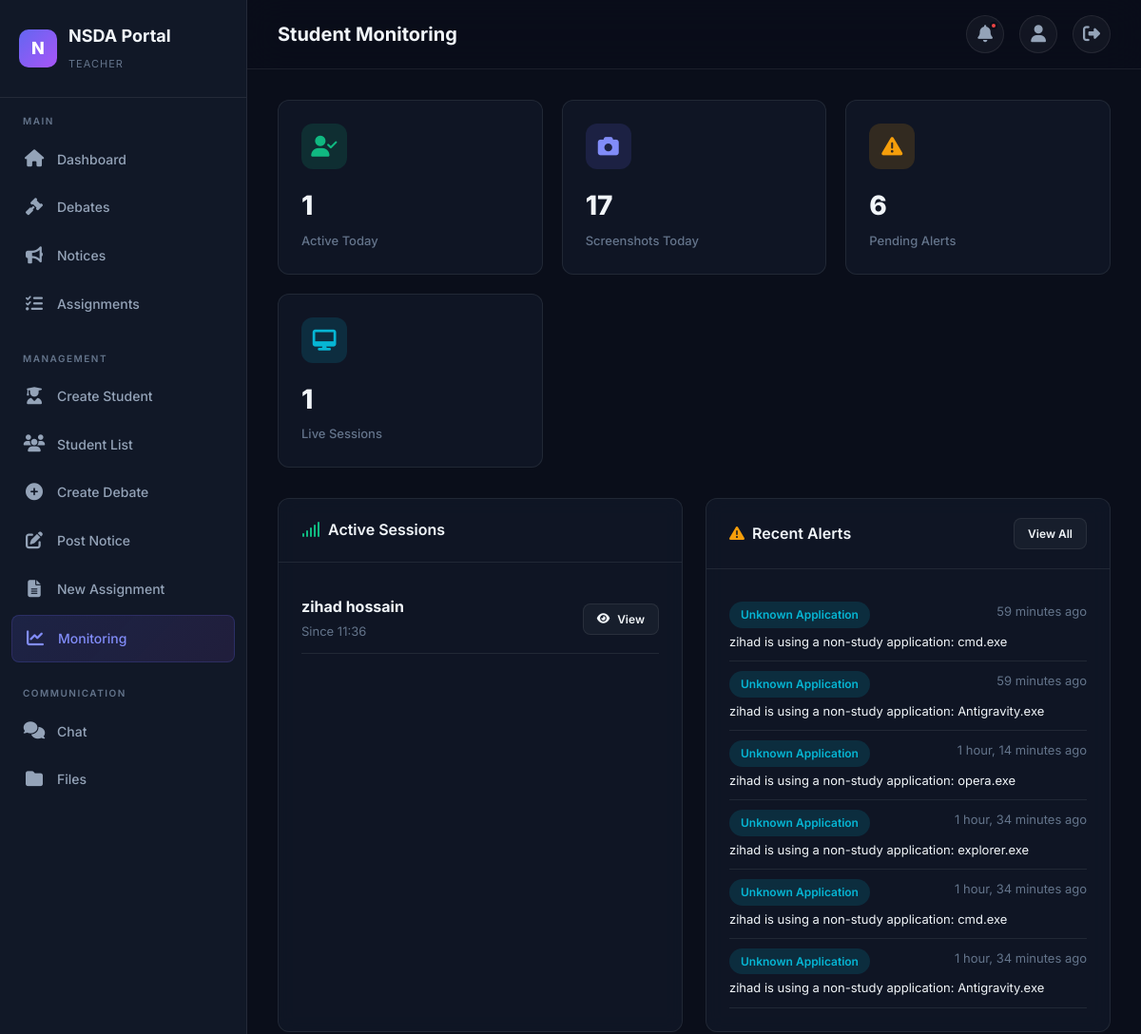
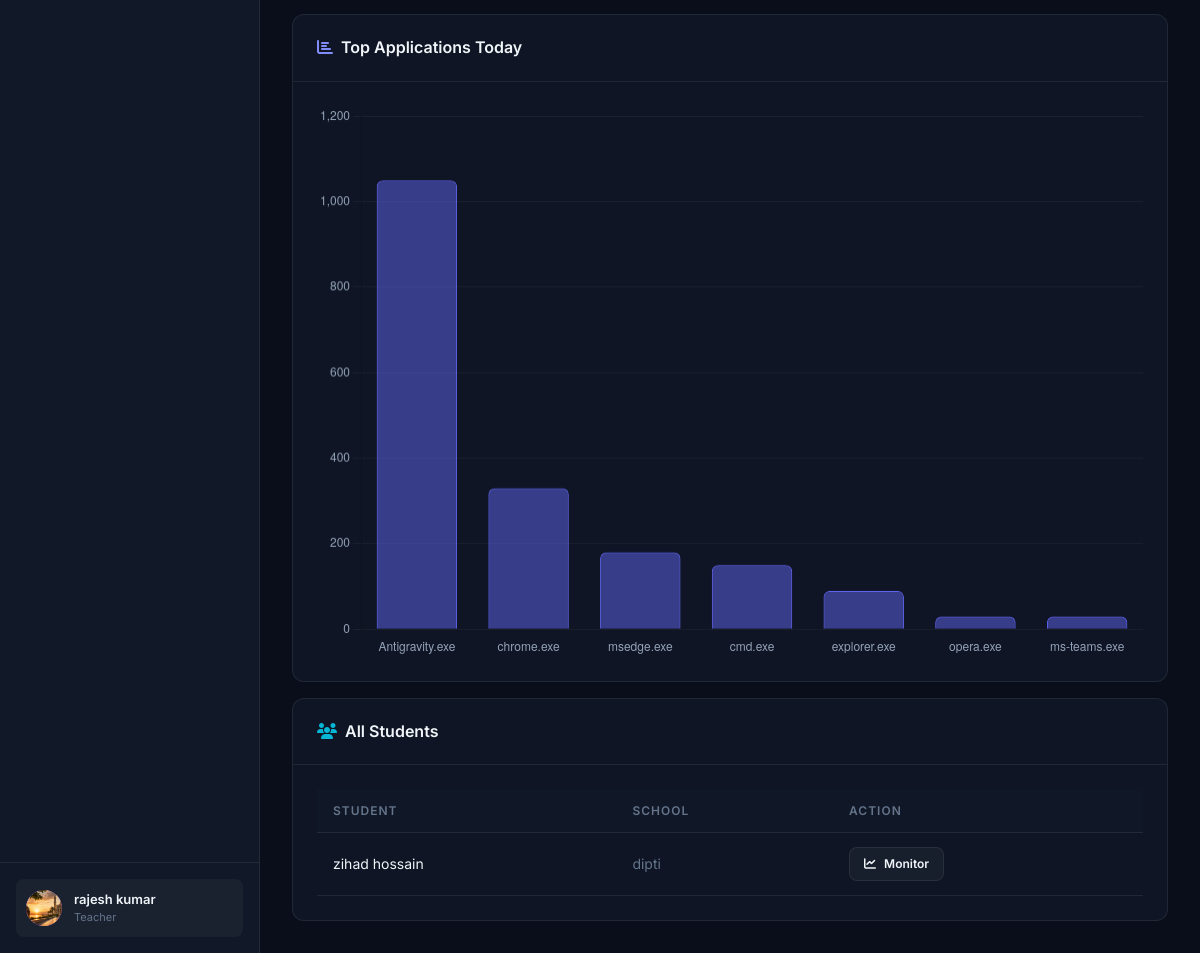
/monitoring/ (signed in), run on the app's committed database (2 pictures, top to bottom).
### accounts/models.py (models this page shows, shortened)
class User(AbstractUser):
    class Role(models.TextChoices):
        STUDENT = 'student', 'Student'
        TEACHER = 'teacher', 'Teacher'
        ADMIN = 'admin', 'Admin'
    role = models.CharField(
        max_length=10,
        choices=Role.choices,
        default=Role.STUDENT,
    )
    profile_picture = models.ImageField(
        upload_to='profiles/',
        blank=True,
        null=True,
    )
    phone = models.CharField(max_length=20, blank=True)
    bio = models.TextField(blank=True)
    grade_level = models.CharField(max_length=50, blank=True)
    school = models.CharField(max_length=200, blank=True)
    date_of_birth = models.DateField(blank=True, null=True)
    created_at = models.DateTimeField(auto_now_add=True)
    updated_at = models.DateTimeField(auto_now=True)
    @property
    def is_student(self):
        return self.role == self.Role.STUDENT
    @property
    def is_teacher(self):
        return self.role == self.Role.TEACHER
    @property
    def is_admin_user(self):
        return self.role == self.Role.ADMIN

### monitoring/models.py (models this page shows, shortened)
class MonitoringSession(models.Model):
    student = models.ForeignKey(
        settings.AUTH_USER_MODEL,
        on_delete=models.CASCADE,
        related_name='monitoring_sessions',
    )
    start_time = models.DateTimeField(auto_now_add=True)
    end_time = models.DateTimeField(blank=True, null=True)
    is_active = models.BooleanField(default=True)
    class Meta:
        ordering = ['-start_time']

class ActivityAlert(models.Model):
    class AlertType(models.TextChoices):
        INACTIVITY = 'inactivity', 'Inactivity'
        HIGH_DELETION = 'high_deletion', 'High Deletion Rate'
        UNKNOWN_APP = 'unknown_app', 'Unknown Application'
        UNUSUAL = 'unusual', 'Unusual Behavior'
    student = models.ForeignKey(
        settings.AUTH_USER_MODEL,
        on_delete=models.CASCADE,
        related_name='activity_alerts',
    )
    alert_type = models.CharField(
        max_length=20,
        choices=AlertType.choices,
    )
    message = models.TextField()
    created_at = models.DateTimeField(auto_now_add=True)
    is_reviewed = models.BooleanField(default=False)
    reviewed_by = models.ForeignKey(
        settings.AUTH_USER_MODEL,
        on_delete=models.SET_NULL,
        null=True,
        blank=True,
        related_name='reviewed_alerts',
    )
    class Meta:
        ordering = ['-created_at']

### monitoring/views.py (the view, shortened to what this page needs)
# urls.py: path('', views.MonitoringDashboardView.as_view(), name='dashboard'),
class MonitoringDashboardView(TeacherOrAdminRequiredMixin, View):
    def get(self, request):
        threshold = timezone.now() - timedelta(hours=24)
        old_ss = Screenshot.objects.filter(captured_at__lt=threshold)
        students = User.objects.filter(role='student').order_by('first_name', 'username')
        active_sessions = MonitoringSession.objects.filter(
            is_active=True
        ).select_related('student')
        recent_alerts = ActivityAlert.objects.filter(
            is_reviewed=False
        ).select_related('student')[:10]
        today = timezone.now().date()
        today_screenshots = Screenshot.objects.filter(
            captured_at__date=today
        ).count()
        today_active_students = MonitoringSession.objects.filter(
            start_time__date=today
        ).values('student').distinct().count()
        top_apps = AppUsage.objects.filter(
            start_time__date=today, is_idle=False
        ).values('app_name').annotate(
            total_duration=Sum('duration_seconds'),
            user_count=Count('student', distinct=True),
        ).order_by('-total_duration')[:10]
        context = {
            'students': students,
            'active_sessions': active_sessions,
            'recent_alerts': recent_alerts,
            'today_screenshots': today_screenshots,
            'today_active_students': today_active_students,
            'top_apps': top_apps,
            'unreviewed_alerts_count': ActivityAlert.objects.filter(is_reviewed=False).count(),
        }
        return render(request, 'monitoring/dashboard.html', context)

### accounts/mixins.py (called while the page is built)
    def test_func(self):
        return self.request.user.role in ('teacher', 'admin')

### portal/context_processors.py (called while the page is built)
def notifications_processor(request):
    if request.user.is_authenticated:
        unread_count = Notification.objects.filter(
            user=request.user, is_read=False
        ).count()
        recent_notifications = Notification.objects.filter(
            user=request.user
        ).order_by('-created_at')[:5]
        return {
            'unread_notifications_count': unread_count,
            'recent_notifications': recent_notifications
        }
    return {'unread_notifications_count': 0, 'recent_notifications': []}

### templates/monitoring/dashboard.html (shortened to what this page needs)
{% extends "base.html" %}
{% block page_title %}Student Monitoring{% endblock %}
{% block content %}
<div class="stats-grid">
    <div class="stat-card"><div class="stat-icon green"><i class="fas fa-user-check"></i></div><div class="stat-value">{{ today_active_students }}</div><div class="stat-label">Active Today</div></div>
    <div class="stat-card"><div class="stat-icon purple"><i class="fas fa-camera"></i></div><div class="stat-value">{{ today_screenshots }}</div><div class="stat-label">Screenshots Today</div></div>
    <div class="stat-card"><div class="stat-icon orange"><i class="fas fa-exclamation-triangle"></i></div><div class="stat-value">{{ unreviewed_alerts_count }}</div><div class="stat-label">Pending Alerts</div></div>
    <div class="stat-card"><div class="stat-icon cyan"><i class="fas fa-desktop"></i></div><div class="stat-value">{{ active_sessions|length }}</div><div class="stat-label">Live Sessions</div></div>
</div>
<div class="grid-2">
    <div class="card">
        <div class="card-header"><h3><i class="fas fa-signal" style="color:var(--success);margin-right:8px;"></i>Active Sessions</h3></div>
        <div class="card-body">
            {% for s in active_sessions %}
            <div style="display:flex;align-items:center;justify-content:space-between;padding:10px 0;border-bottom:1px solid var(--border-color);">
                <div><strong>{{ s.student.get_full_name|default:s.student.username }}</strong><br><span class="text-sm text-muted">Since {{ s.start_time|time:"H:i" }}</span></div>
                <a href="{% url 'monitoring:student_detail' s.student.pk %}" class="btn btn-sm btn-secondary"><i class="fas fa-eye"></i> View</a>
            </div>
            {% empty %}<p class="text-muted">No active sessions right now.</p>{% endfor %}
        </div>
    </div>
    <div class="card">
        <div class="card-header"><h3><i class="fas fa-exclamation-triangle" style="color:var(--warning);margin-right:8px;"></i>Recent Alerts</h3><a href="{% url 'monitoring:alerts' %}" class="btn btn-sm btn-secondary">View All</a></div>
        <div class="card-body">
            {% for alert in recent_alerts %}
            <div style="padding:10px 0;border-bottom:1px solid var(--border-color);">
                <div style="display:flex;justify-content:space-between;"><span class="badge badge-{% if alert.alert_type == 'inactivity' %}warning{% elif alert.alert_type == 'high_deletion' %}danger{% else %}info{% endif %}">{{ alert.get_alert_type_display }}</span><span class="text-sm text-muted">{{ alert.created_at|timesince }} ago</span></div>
                <p class="text-sm" style="margin-top:4px;">{{ alert.message|truncatewords:15 }}</p>
            </div>
            {% empty %}<p class="text-muted">No alerts.</p>{% endfor %}
        </div>
    </div>
</div>
<div class="card mt-16">
    <div class="card-header"><h3><i class="fas fa-chart-bar" style="color:var(--accent-light);margin-right:8px;"></i>Top Applications Today</h3></div>
    <div class="card-body"><canvas id="appChart" height="200"></canvas></div>
</div>
<div class="card mt-16">
    <div class="card-header"><h3><i class="fas fa-users" style="color:var(--info);margin-right:8px;"></i>All Students</h3></div>
    <div class="card-body table-container">
        <table><thead><tr><th>Student</th><th>School</th><th>Action</th></tr></thead><tbody>
        {% for s in students %}<tr><td>{{ s.get_full_name|default:s.username }}</td><td class="text-muted">{{ s.school|default:"—" }}</td><td><a href="{% url 'monitoring:student_detail' s.pk %}" class="btn btn-sm btn-secondary"><i class="fas fa-chart-line"></i> Monitor</a></td></tr>{% endfor %}
        </tbody></table>
    </div>
</div>
{% endblock %}
{% block extra_js %}
<script>
const appLabels = [{% for a in top_apps %}'{{ a.app_name|escapejs }}'{% if not forloop.last %},{% endif %}{% endfor %}];
const appDurations = [{% for a in top_apps %}{{ a.total_duration }}{% if not forloop.last %},{% endif %}{% endfor %}];
if(appLabels.length){new Chart(document.getElementById('appChart'),{type:'bar',data:{labels:appLabels,datasets:[{label:'Duration (seconds)',data:appDurations,backgroundColor:'rgba(99,102,241,0.5)',borderColor:'rgba(99,102,241,1)',borderWidth:1,borderRadius:6}]},options:{responsive:true,plugins:{legend:{display:false}},scales:{y:{beginAtZero:true,ticks:{color:'#94a3b8'},grid:{color:'rgba(255,255,255,0.05)'}},x:{ticks:{color:'#94a3b8'},grid:{display:false}}}}});}
</script>
{% endblock %}

### templates/base.html (shortened to what this page needs)
{% load static %}
<!DOCTYPE html>
<html lang="en">
<head>
    <link rel="stylesheet" href="{% static 'css/style.css' %}">
    <link rel="stylesheet" href="https://cdnjs.cloudflare.com/ajax/libs/font-awesome/6.5.0/css/all.min.css">
</head>
<body>
<div class="app-wrapper">
    <aside class="sidebar" id="sidebar">
        <div class="sidebar-brand">
            <div class="logo">N</div>
            <div><h2>NSDA Portal</h2><small>{{ request.user.get_role_display|default:"Portal" }}</small></div>
        </div>
        <nav class="sidebar-nav">
            <div class="nav-section">
                <div class="nav-section-title">Main</div>
                <a href="{% url 'portal:dashboard' %}" class="nav-link"><span class="icon"><i class="fas fa-home"></i></span>Dashboard</a>
                <a href="{% url 'debates:list' %}" class="nav-link"><span class="icon"><i class="fas fa-gavel"></i></span>Debates</a>
                <a href="{% url 'portal:notice_list' %}" class="nav-link"><span class="icon"><i class="fas fa-bullhorn"></i></span>Notices</a>
                <a href="{% url 'portal:assignment_list' %}" class="nav-link"><span class="icon"><i class="fas fa-tasks"></i></span>Assignments</a>
            </div>
            {% if request.user.is_teacher or request.user.is_admin_user %}
            <div class="nav-section">
                <div class="nav-section-title">Management</div>
                <a href="{% url 'accounts:student_create' %}" class="nav-link"><span class="icon"><i class="fas fa-user-graduate"></i></span>Create Student</a>
                <a href="{% url 'accounts:user_list' %}?role=student" class="nav-link"><span class="icon"><i class="fas fa-users"></i></span>Student List</a>
                <a href="{% url 'debates:create' %}" class="nav-link"><span class="icon"><i class="fas fa-plus-circle"></i></span>Create Debate</a>
                <a href="{% url 'portal:notice_create' %}" class="nav-link"><span class="icon"><i class="fas fa-edit"></i></span>Post Notice</a>
                <a href="{% url 'portal:assignment_create' %}" class="nav-link"><span class="icon"><i class="fas fa-file-alt"></i></span>New Assignment</a>
                <a href="{% url 'monitoring:dashboard' %}" class="nav-link"><span class="icon"><i class="fas fa-chart-line"></i></span>Monitoring</a>
            </div>
            {% endif %}
            <div class="nav-section">
                <div class="nav-section-title">Communication</div>
                <a href="{% url 'chat:room_list' %}" class="nav-link"><span class="icon"><i class="fas fa-comments"></i></span>Chat</a>
                <a href="{% url 'portal:file_list' %}" class="nav-link"><span class="icon"><i class="fas fa-folder"></i></span>Files</a>
            </div>
        </nav>
        <div class="sidebar-footer">
            <div class="user-card">
                <div class="user-avatar">
                    {% if request.user.profile_picture %}
                        <img src="{{ request.user.profile_picture.url }}" alt="avatar">
                    {% else %}
                        {{ request.user.first_name|first|default:request.user.username|first|upper }}
                    {% endif %}
                </div>
                <div class="user-info">
                    <div class="name">{{ request.user.get_full_name|default:request.user.username }}</div>
                    <div class="role">{{ request.user.get_role_display }}</div>
                </div>
            </div>
        </div>
    </aside>
    <main class="main-content">
        <header class="topbar">
            <div style="display:flex;align-items:center;gap:12px;">
                <h1>{% block page_title %}Dashboard{% endblock %}</h1>
            </div>
            <div class="topbar-actions">
                <div class="dropdown-wrapper">
                    <button class="btn-icon" id="notification-toggle">
                        <i class="fas fa-bell"></i>
                        {% if unread_notifications_count %}<span class="badge-dot"></span>{% endif %}
                    </button>
                </div>
                <a href="{% url 'accounts:profile' %}" class="btn-icon"><i class="fas fa-user"></i></a>
                <a href="{% url 'accounts:logout' %}" class="btn-icon"><i class="fas fa-sign-out-alt"></i></a>
            </div>
        </header>
        <div class="content-area">
            {% block content %}{% endblock %}
        </div>
    </main>
</div>
{% block extra_js %}{% endblock %}
</body>
</html>

### data on the page
User: user.role "TEACHER", user.profile_picture (picture), user.get_full_name "rajesh kumar", user.role "Teacher"
MonitoringSession: student.get_full_name "zihad hossain", start_time "11:36"
ActivityAlert: alert_type "Unknown Application", created_at "59 minutes", message "zihad is using a non-study application: cmd.exe"
ActivityAlert: alert_type "Unknown Application", created_at "59 minutes", message "zihad is using a non-study application: Antigravity.exe"
ActivityAlert: alert_type "Unknown Application", created_at "1 hour, 14 minutes", message "zihad is using a non-study application: opera.exe"
ActivityAlert: alert_type "Unknown Application", created_at "1 hour, 34 minutes", message "zihad is using a non-study application: explorer.exe"
ActivityAlert: alert_type "Unknown Application", created_at "1 hour, 34 minutes", message "zihad is using a non-study application: cmd.exe"
ActivityAlert: alert_type "Unknown Application", created_at "1 hour, 34 minutes", message "zihad is using a non-study application: Antigravity.exe"
User: get_full_name "zihad hossain", school "dipti"

### other printed values
{{ today_active_students }} "1"
{{ today_screenshots }} "17"
{{ unreviewed_alerts_count }} "6"
{{ active_sessions|length }} "1"
chart data {{ a.total_duration }} 1050, 330, 180, 150, 90, 30, 30
